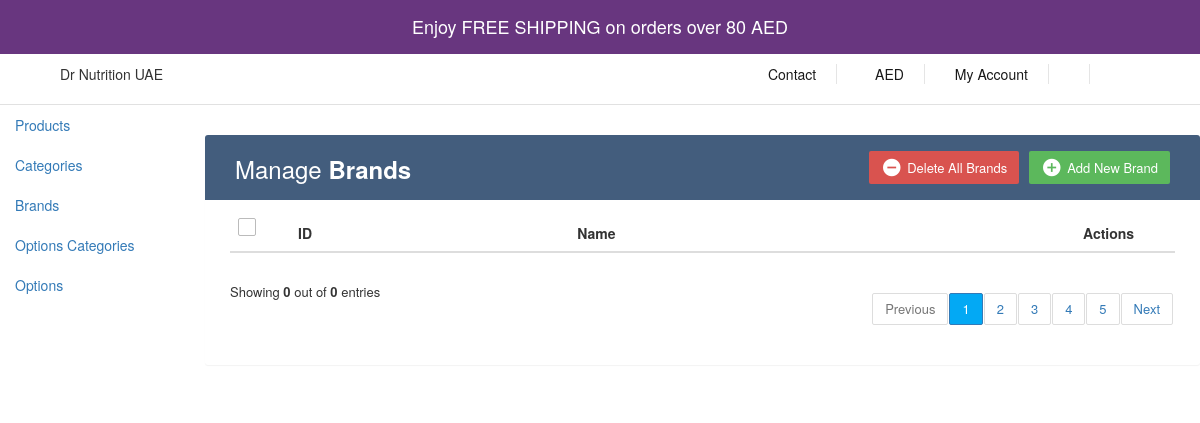
Page /admin/brands.php on the earlier database version.
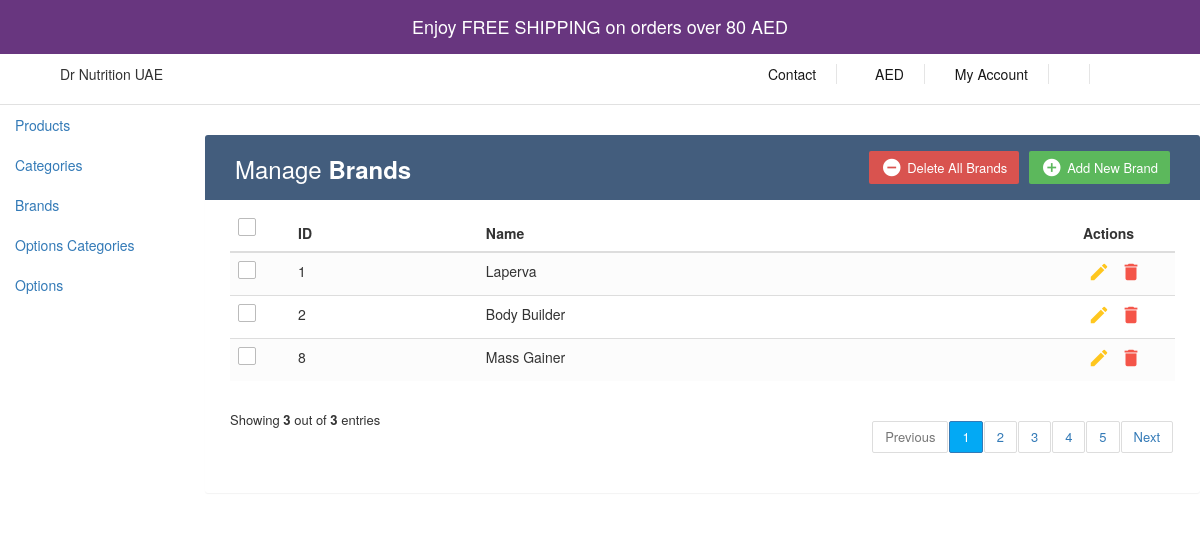
Same page on the later database version.
### tables this page shows
CREATE TABLE `brands` (
  `brand_id` int(11) NOT NULL,
  `brand_name` varchar(255) NOT NULL
);

### product.php (called while the page is built, shortened)
<?php
class Brand{
    private $conn;
    public function __construct($db) {
        $this->conn = $db;
    }
public function getAllBrands() {
    $query = "SELECT * FROM brands";
    $result = $this->conn->query($query);
        $brands = [];
        $count=0;
        if ($result->num_rows > 0) {
            while ($row = $result->fetch_assoc()) {
                $brands[] = $row;
                $count++;
            }
        }
        return ['brands' => $brands, 'count' => $count];
}
}
?>

### admin/brands.php (the view, shortened to what the changed rows need)
<?php
require '../product.php';
$conn = new mysqli("localhost", "root", "", "logindb");
$brand = new Brand($conn);
?>
<!DOCTYPE html>
<html lang="en">
<head>
<link rel="stylesheet" href="../css/all.css">
<link rel="stylesheet" href="https://maxcdn.bootstrapcdn.com/font-awesome/4.7.0/css/font-awesome.min.css">
<link rel="stylesheet" href="https://maxcdn.bootstrapcdn.com/bootstrap/3.3.7/css/bootstrap.min.css">
<link rel="stylesheet" href="https://cdnjs.cloudflare.com/ajax/libs/font-awesome/5.15.3/css/all.min.css" />
<body>
	<div class="row">
			<main class="col-md-9 ms-sm-auto col-lg-10 px-md-4">
        	<div class="table-wrapper">
            <div class="table-title">
                <div class="row">
                    <div class="col-sm-6">
						<h2>Manage <b>Brands</b></h2>
					</div>
                </div>
            </div>
            <table class="table table-striped table-hover">
                <thead>
                    <tr>
						<th>
							<span class="custom-checkbox">
								<label for="selectAll"></label>
							</span>
						</th>
                        <th>ID</th>
                        <th>Name</th>
                        <th>Actions</th>
                    </tr>
                </thead>
                <tbody>
                    <?php
                    $brandData = $brand->getAllBrands();
                    $allBrands = $brandData['brands'];
                    $brandCount = $brandData['count'];
                    foreach ($allBrands as $brand){
						echo '<tr id="' .$brand['brand_id']. '">';
						echo '<td>';
                        echo '<span class="custom-checkbox">';
								echo '<label for="checkbox'.$brand['brand_id'].'"></label>';
							echo '</span>';
						echo '</td>';
                        echo '<td>'.$brand['brand_id'].'</td>' ;
                        echo'<td>'.$brand['brand_name'].'</td>';
						echo '<td>';
                            echo '<a href="brands.php?showEditModal=1&id='.$brand['brand_id'].'" data-id="'.$brand['brand_id'].'" class="edit" data-toggle="modal"><i class="material-icons" data-toggle="tooltip" title="Edit">&#xE254;</i></a>';
                            echo '<a href="brands.php?showDeleteModal=1&id='.$brand['brand_id'].'"class="delete" data-toggle="modal"><i class="material-icons" data-toggle="tooltip" title="Delete">&#xE872;</i></a>';
                        echo '</td>';
                    echo '</tr>';
                    }
                    ?>
                </tbody>
            </table>
			<div class="clearfix">
                <div class="hint-text">Showing <b><?php echo $brandCount?></b> out of <b><?php echo $brandCount?></b> entries</div>
            </div>
        </div>
		</main>
    </div>
</body>
</html>

Differences in the rows shown:
added brands: brand_id "1", brand_name "Laperva"
added brands: brand_id "2", brand_name "Body Builder"
added brands: brand_id "8", brand_name "Mass Gainer"
Other differences:
$brandCount: "0" → "3"
